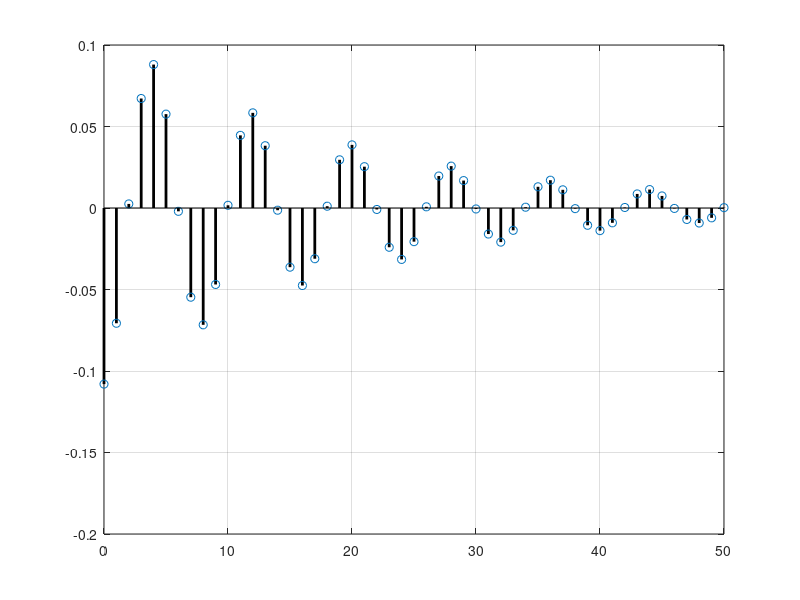

This figure's MATLAB source: (Note: this script raises an error after producing the figure.)
clear all;close all;
w0 = pi/4;
r = .95;
p = r*exp(j*w0);
pc = conj(p);
rho = 1;
theta = pi/4;
z1 = rho*exp(j*theta);
z1c = conj(z1);
n = (0:1:50);

h = (r.^n/sin(w0)).*(sin(w0*(n+1)) + (rho/r)^2*sin(w0*(n-1)) - 2*rho/r*sin(w0*n)*cos(theta));

figure(2);
stem(n,h,'LineWidth',2,'Color','k');hold on;grid on;


Hfirst = 2*(1+r)*(1-cos(w-w0));

C = (p-pc)*p;

B = (p-z1)*(p-z1c)/C;
rn = r.^n;
A = rn.*exp(j*w0*n);
Ac = conj(A);
Bc = conj(B);



w = -pi:.001:pi;
z = exp(j*w);

Hfir = sqrt((rho^2-2*rho*cos(w+theta)+1).*(rho^2-2*rho*cos(w-theta)+1));
H0 = (((rho^2-2*rho*cos(w+theta)+1).*(rho^2-2*rho*cos(w-theta)+1))./...
    ((r^2-2*r*cos(w-w0)+1).*(r^2-2*r*cos(w+w0)+1))).^(1/2);

H1 = ((z-z1).*(z-z1c))./((z-p).*(z-pc));
H2 = ((z-z1).*(z-z1c))./((z-p).*(z-pc));

figure,plot(w/pi,H1/max(H1)); hold on;
plot(w/pi,H1/max(H1)); 

plot(w/pi,abs(Hfir/max(Hfir)))
plot(w/pi,abs(Hfirst/max(Hfirst)))

legend('r = 0.9','r = 0.75')
xlabel('\omega/\pi')
ylabel('|H(\omega)|')


[A1,f1,argH1,H1] = biquad(n,z1,z2,r,pi/4,w);
[A2,f2,argH2,H2] = biquad(n,z1,z2,.75,pi/4,w);
figure(2);
stem(n,f1,'LineWidth',2,'Color','k');hold on;grid on;
%stem(n,f2,'LineWidth',2);



p =3/4;
b0 = 1;
h = b0*(n+1).*p.^n;
%figure;stem(n,h)

figure;
plot(w/pi,A1,'k-','LineWidth',2);hold on;grid on;
plot(w/pi,A2,'k--','LineWidth',2);
legend('r = 0.9','r = 0.75')
xlabel('\omega/\pi')
ylabel('|H(\omega)|')


figure;
plot(w/pi,argH1,'k','LineWidth',2);hold on;grid on;
plot(w/pi,argH2,'k--','LineWidth',2)
legend('r = 0.9','r = 0.75')
xlabel('\omega/\pi')
ylabel('arg H(\omega)')

function [Hmag,f1,argH,H] =  biquad(n,z1,z2,r,w0,w)
z12= z1*z2;
rn = r.^n;
zp12 = z1+z2;
delta = @(x) x==0;

f1 = delta(n)*z1*z2/r^2 + rn.*(sin(w0*(n+1)) - zp12/r*sin(n*w0) + z12/r^2*sin((n-1)*w0))/sin(w0);



Hmag = (((z1^2-2*z1*cos(w)+1).*(z2^2-2*z2*cos(w)+1))./...
    ((r^2-2*r*cos(w-w0)+1).*(r^2-2*r*cos(w+w0)+1))).^(1/2);
Hm = max(Hmag);
Hmag = Hmag/Hm;

argHd = atan2((sin(w)-r*sin(w0)),((cos(w)-r*cos(w0))))+...
    atan2((sin(w)+r*sin(w0)),((cos(w)-r*cos(w0))));
argHn = atan2(sin(2*w)-(z1+z2)*sin(w),cos(2*w)-(z1+z2)*cos(w)+z2*z1);
argH = unwrap(argHn - argHd);


p = r*exp(j*w0);
pc = conj(p);
s = exp(j*w);

H = ((s-z1).*(s-z2))./((s-p).*(s-pc));

arg1 = angle(s-p);
arg2 = angle(s-pc);
arg3 = angle((s-z1).*(s-z2));
%argH = -unwrap(arg3-arg1-arg2);
% 
% figure;
% plot(w,arg1+arg2);hold on;
% plot(w,arg3)
% plot(w,atan2(sin(2*w),cos(2*w)-1));hold on;
% plot(w,argHd)
% plot(w,unwrap(arg3-arg1-arg2))
% plot(w,argHn)
% plot(w,argHn-argHd)
% plot(w,unwrap(argHn-argHd))
% plot(w,argH)
end
